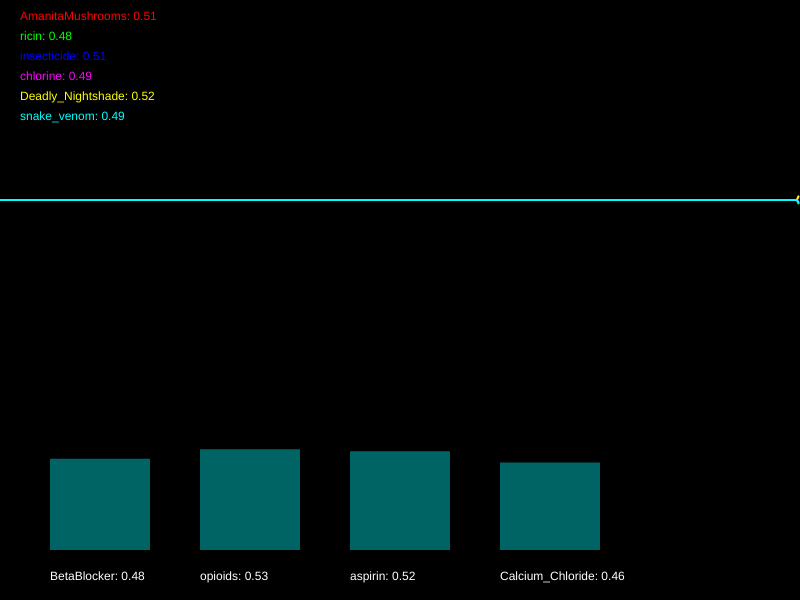
Frame 1 (no input)
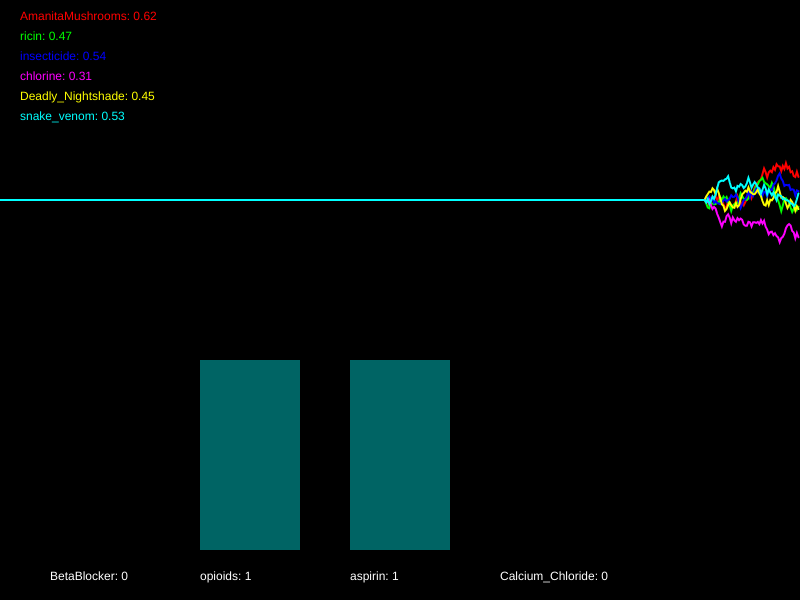
Frame 60 (no input)
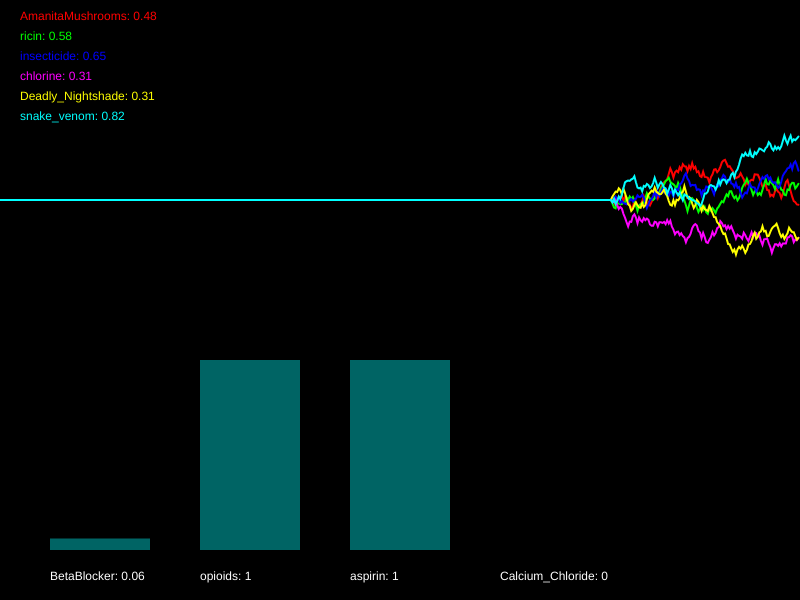
Frame 120 (the mouse pressed at the canvas centre since frame 60)

The p5.js sketch that drew these frames (run headless with seeded random() and noise() and a simulated clock; from frame 60 on, the mouse is pressed at the canvas centre):

// p5.js sketch
// ── sketch.js
/*

Officer: 1192743
CaseNum: 401-2-17385346-1192743

Case 401 - The Case of Norbert's Weiner Stand
Stage 3 - Bilious bagel

As I suspected Norbert has struck again. Ever inventive he’s set up a bagel stand and
has laced the cream cheese with an ingenious but vicious toxin. This one is quite
deadly so get yourself down to the lab right away.

You must develop the antidote by using conditional statements in the draw loop to
do the following.

	- When insecticide goes above 0.71 or AmanitaMushrooms goes above 0.49, decrease BetaBlocker by 0.05
	- When either snake_venom dips below 0.59, ricin dips below 0.73, or perhaps chlorine goes above 0.33, increment BetaBlocker by 0.03
	- If ricin goes above 0.69 and insecticide goes above 0.52, reduce opioids by 0.05
	- When AmanitaMushrooms goes above 0.69 or Deadly_Nightshade goes above 0.43, increment opioids by 0.03
	- If chlorine dips below 0.64 or snake_venom dips below 0.5, reduce aspirin by 0.01
	- When AmanitaMushrooms goes above 0.37 or ricin dips below 0.52, whilst at the same time, insecticide goes above 0.27, raise aspirin by 0.03
	- When chlorine dips below 0.34 and AmanitaMushrooms dips below 0.53, or on the other hand, insecticide dips below 0.7, reduce Calcium_Chloride by 0.04
	- When snake_venom goes above 0.53, or on the other hand, Deadly_Nightshade goes above 0.66 and ricin dips below 0.61, try increasing Calcium_Chloride by 0.01


Your conditional statements should:

consider the following poisons:

	- AmanitaMushrooms
	- ricin
	- insecticide
	- chlorine
	- Deadly_Nightshade
	- snake_venom


and modify the following antidotes:

	- BetaBlocker
	- opioids
	- aspirin
	- Calcium_Chloride


- There are many ways to complete this task but you should only use the
following commands:

	if(){}
	+=
	-=

*/

//Declare the poison variables
var AmanitaMushrooms;
var ricin;
var insecticide;
var chlorine;
var Deadly_Nightshade;
var snake_venom;


//Declare the antidote variables
var BetaBlocker;
var opioids;
var aspirin;
var Calcium_Chloride;


//This variable is used for drawing the graph
var graphs;


function setup() {

	createCanvas(800, 600);
	strokeWeight(2);

	//initialise the poisons and antidotes
	AmanitaMushrooms = 0.5;
	ricin = 0.5;
	insecticide = 0.5;
	chlorine = 0.5;
	Deadly_Nightshade = 0.5;
	snake_venom = 0.5;
	BetaBlocker = 0.5;
	opioids = 0.5;
	aspirin = 0.5;
	Calcium_Chloride = 0.5;


	//fills the graph with empty values
	graphs = [];

	for (var i = 0; i < 6; i++) {
		graphs.push([]);
		for (var j = 0; j < 512; j++) {
			graphs[i].push(0.5);
		}
	}

}

/*
	- When insecticide goes above 0.71 or AmanitaMushrooms goes above 0.49, decrease BetaBlocker by 0.05
	- When either snake_venom dips below 0.59, ricin dips below 0.73, or perhaps chlorine goes above 0.33, increment BetaBlocker by 0.03
	- If ricin goes above 0.69 and insecticide goes above 0.52, reduce opioids by 0.05
	- When AmanitaMushrooms goes above 0.69 or Deadly_Nightshade goes above 0.43, increment opioids by 0.03
	- If chlorine dips below 0.64 or snake_venom dips below 0.5, reduce aspirin by 0.01
	- When AmanitaMushrooms goes above 0.37 or ricin dips below 0.52, whilst at the same time, insecticide goes above 0.27, raise aspirin by 0.03
	- When chlorine dips below 0.34 and AmanitaMushrooms dips below 0.53, or on the other hand, insecticide dips below 0.7, reduce Calcium_Chloride by 0.04
	- When snake_venom goes above 0.53, or on the other hand, Deadly_Nightshade goes above 0.66 and ricin dips below 0.61, try increasing Calcium_Chloride by 0.01
*/
function draw() {

	//Develop the antidote below
	//Write conditional statements to change the amount of each substance ...
	if (insecticide > 0.71 || AmanitaMushrooms > 0.49) {
		BetaBlocker -= 0.05;
	}
	if (snake_venom < 0.59 || ricin < 0.73 || chlorine > 0.33) {
		BetaBlocker += 0.03;
	}
	if (ricin > 0.69 && insecticide > 0.52) {
		opioids -= 0.05;
	}
	if (AmanitaMushrooms > 0.69 || Deadly_Nightshade > 0.43) {
		opioids += 0.03;
	}
	if (chlorine < 0.64 || snake_venom < 0.5) {
		aspirin -= 0.01;
	}
	if ((AmanitaMushrooms > 0.37 || ricin < 0.52) && insecticide > 0.27) {
		aspirin += 0.03;
	}
	if (chlorine < 0.34 && AmanitaMushrooms < 0.53 || insecticide < 0.7) {
		Calcium_Chloride -= 0.04;
	}
	if (snake_venom > 0.53 || Deadly_Nightshade > 0.66 && ricin < 0.61) {
		Calcium_Chloride += 0.01;
	}



	//////////////////////////////////////////////////////

	//the code below generates new values using random numbers

	/*
		For testing, you might want to temporarily comment out
		these lines and set the same variables to constant values
		instead.
	*/

	AmanitaMushrooms = nextValue(graphs[0], AmanitaMushrooms);
	ricin = nextValue(graphs[1], ricin);
	insecticide = nextValue(graphs[2], insecticide);
	chlorine = nextValue(graphs[3], chlorine);
	Deadly_Nightshade = nextValue(graphs[4], Deadly_Nightshade);
	snake_venom = nextValue(graphs[5], snake_venom);


	BetaBlocker = constrain(BetaBlocker, 0, 1);
	opioids = constrain(opioids, 0, 1);
	aspirin = constrain(aspirin, 0, 1);
	Calcium_Chloride = constrain(Calcium_Chloride, 0, 1);


	///////// DO NOT CHANGE THE CODE BELOW ///////////

	//drawing code

	// set background
	background(0);
	noFill();

	//draw the graphs for the vitals
	var colors = [
		color(255, 0, 0),
		color(0, 255, 0),
		color(0, 0, 255),
		color(255, 0, 255),
		color(255, 255, 0),
		color(0, 255, 255)
	];

	for (var i = 0; i < graphs.length; i++) {
		stroke(colors[i]);
		drawGraph(graphs[i]);
	}

	//draw the poisons as text
	noStroke();
	fill(colors[0]);
	text('AmanitaMushrooms: ' + nf(AmanitaMushrooms, 1, 2), 20, 20);
	fill(colors[1]);
	text('ricin: ' + nf(ricin, 1, 2), 20, 40);
	fill(colors[2]);
	text('insecticide: ' + nf(insecticide, 1, 2), 20, 60);
	fill(colors[3]);
	text('chlorine: ' + nf(chlorine, 1, 2), 20, 80);
	fill(colors[4]);
	text('Deadly_Nightshade: ' + nf(Deadly_Nightshade, 1, 2), 20, 100);
	fill(colors[5]);
	text('snake_venom: ' + nf(snake_venom, 1, 2), 20, 120);


	//draw the antidotes bar chart
	drawBar(BetaBlocker, 50, 'BetaBlocker');
	drawBar(opioids, 200, 'opioids');
	drawBar(aspirin, 350, 'aspirin');
	drawBar(Calcium_Chloride, 500, 'Calcium_Chloride');


}

function nextValue(graph, val) {
	//gets the next value for a vital and puts it in an array for drawing
	var delta = random(-0.03, 0.03);

	val += delta;
	if (val > 1 || val < 0) {
		delta *= -1;
		val += delta * 2;
	}

	graph.push(val)
	graph.shift();
	return val;
}

function drawGraph(graph) {
	//draws an array as a graph
	beginShape();
	for (var i = 0; i < graph.length; i++) {
		vertex(width * i / 512, height * 0.5 - graph[i] * height / 3)
	}
	endShape();
}


function drawBar(val, x, name) {
	//draws the bars for bar chart
	noStroke();
	fill(0, 100, 100);
	var mh = height * 0.4 - 50;
	rect(x, (height - 50) - val * mh, 100, val * mh);
	fill(255);
	text(name + ": " + val, x, height - 20);
}
